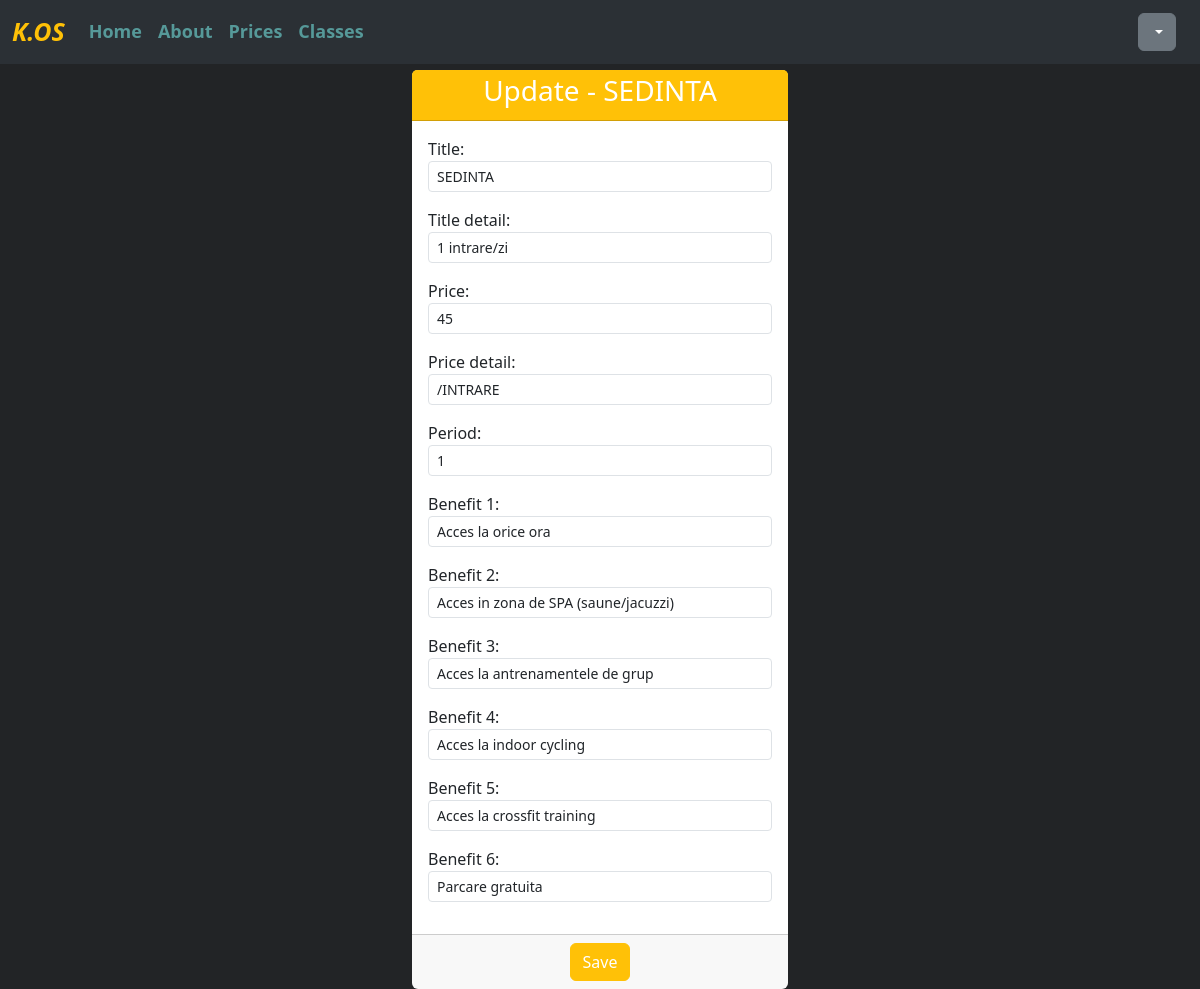
/update_card/1/ (signed in), run on the app's committed database.
### prices/models.py (models this page shows, shortened)
class Card(models.Model):
    title = models.CharField(max_length=50)
    title_detail = models.CharField(max_length=50)
    price = models.IntegerField()
    display_price = models.IntegerField(null=True)
    price_detail = models.CharField(max_length=50)
    period = models.IntegerField()
    benefit_1 = models.CharField(max_length=50, blank=True)
    benefit_2 = models.CharField(max_length=50, blank=True)
    benefit_3 = models.CharField(max_length=50, blank=True)
    benefit_4 = models.CharField(max_length=50, blank=True)
    benefit_5 = models.CharField(max_length=50, blank=True)
    benefit_6 = models.CharField(max_length=50, blank=True)
    created_at = models.DateTimeField(auto_now_add=True)
    updated_at = models.DateTimeField(auto_now=True)

### prices/views.py (the view, shortened to what this page needs)
# urls.py: path("update_card/<int:pk>/", views.CardUpdateView.as_view(), name = "update-card"),
class CardUpdateView(LoginRequiredMixin,PermissionRequiredMixin, UpdateView):
    template_name = 'prices/update_card.html'
    model = Card
    form_class = CardUpdateForm
    success_url = reverse_lazy('prices')
    permission_required = 'prices.change_card'

### templates/prices/update_card.html (shortened to what this page needs)
{% extends 'basegym.html' %}
{% block content %}
    <div class="container-fluid " >
        <div class="form_member">
            <div class="row">
                <div class="col-md-4 offset-md-4">
                    <div class="card border-0" style="margin-top: 70px">
                        <div class="card-header py-1" style="background-color: #ffc107; color: white">
                            <h3 class="text-center">Update - {{ card.title }}</h3>
                        </div>
                        <form method="post" enctype="multipart/form-data" >
                            <div class="card-body">
                                {{ form.as_p }}
                            </div>
                            <div class="card-footer text-center">
                                <button type="submit" class="btn btn-warning text-white" >Save</button>
                            </div>
                        </form>
                    </div>
                </div>
            </div>
        </div>
    </div>
{% endblock %}

### static/css/custom-settings-gym.css (style rules this page uses)
:root { --main-color: #569999; --hover-color: #477d7d; --custom-font-size: 18px; --custom-font-weight: 650; }
body { background-color: #222426; background-size: cover; background-repeat: no-repeat; align-items: center; height: 100vh; }

### data on the page
Card: title "SEDINTA", title_detail "1 intrare/zi", price "45", price_detail "/INTRARE", period "1", benefit_1 "Acces la orice ora", benefit_2 "Acces in zona de SPA (saune/jacuzzi)", benefit_3 "Acces la antrenamentele de grup", benefit_4 "Acces la indoor cycling", benefit_5 "Acces la crossfit training", benefit_6 "Parcare gratuita"
